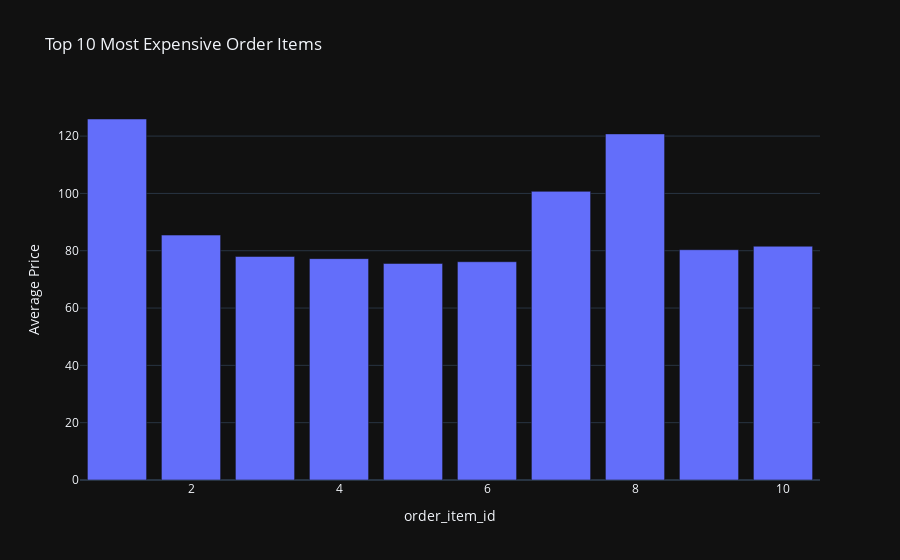

Write notebook code for a chart like this one.
### Code cell
# Top 10 Most Expensive Order Items
price_items = ord.groupby('order_item_id')['price'].mean().sort_values(ascending=False).head(10)
fig = px.bar(price_items, x=price_items.index,
            y=price_items.values, 
            title='Top 10 Most Expensive Order Items', 
            labels={'x':'Order Item ID', 'y':'Average Price'})
fig.update_layout( bargap=0.2,template='plotly_dark')
fig.show()

### Figure 1 — Plotly figure (JSON) as saved in the notebook; plotly's stock layout.template omitted (floating-point values rounded to 4 significant figures)
{"data": [{"hovertemplate": "order_item_id=%{x}<br>Average Price=%{y}<extra></extra>", "legendgroup": "", "marker": {"color": "#636efa", "pattern": {"shape": ""}}, "name": "", "orientation": "v", "showlegend": false, "textposition": "auto", "type": "bar", "x": [1, 8, 7, 2, 10, 9, 3, 4, 6, 5], "xaxis": "x", "y": [126.0, 120.8, 100.7, 85.46, 81.57, 80.36, 78.0, 77.24, 76.17, 75.56], "yaxis": "y"}], "layout": {"bargap": 0.2, "barmode": "relative", "legend": {"tracegroupgap": 0}, "title": {"text": "Top 10 Most Expensive Order Items"}, "xaxis": {"anchor": "y", "domain": [0, 1], "title": {"text": "order_item_id"}}, "yaxis": {"anchor": "x", "domain": [0, 1], "title": {"text": "Average Price"}}}}
